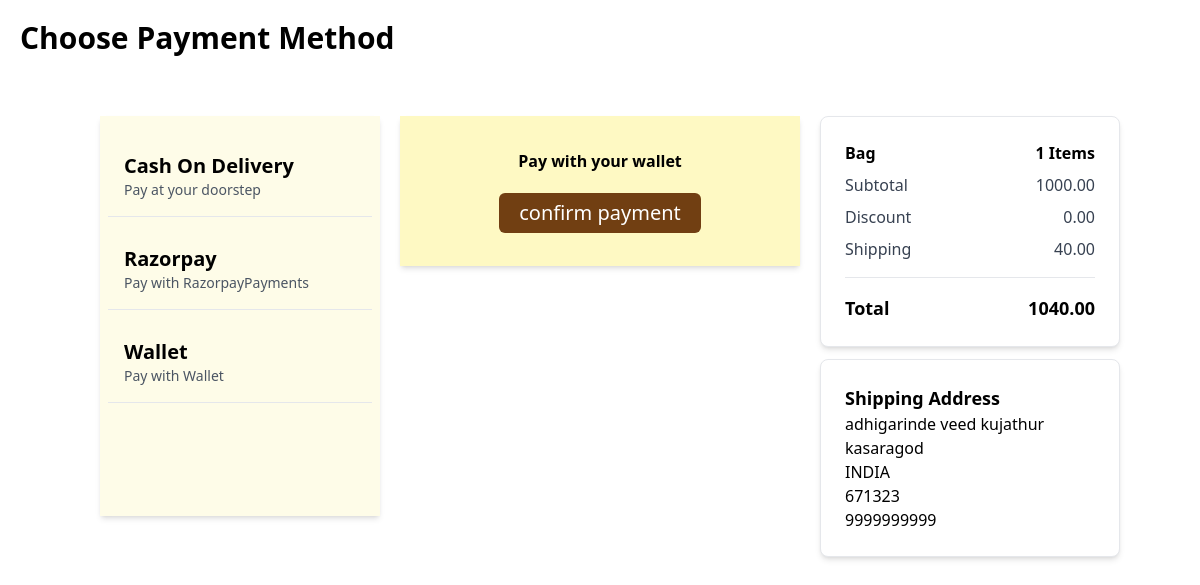
The page /cart/wallet_payment/18/ (signed in) on the database its author committed.
### cart/models.py (models this page shows, shortened)
class Cart(models.Model):
    user = models.OneToOneField(Custom_user, on_delete=models.CASCADE)
    is_paid = models.BooleanField(default=False)
    total=models.DecimalField(max_digits=10,decimal_places=2, default=0)
    discnt=models.DecimalField(max_digits=10,decimal_places=2, default=0)
    total_quantity=models.IntegerField(default=0)
    shipping_charge=models.DecimalField(default=40, decimal_places=2, max_digits=10)
    grand_total=models.DecimalField(max_digits=10,decimal_places=2, default=0)

class Address(models.Model):
    user=models.ForeignKey(Custom_user, on_delete=models.CASCADE, related_name='addresses')
    full_name=models.CharField(max_length=50, null=True, blank=True)
    address=models.TextField(null=True, blank=True)
    city=models.CharField(max_length=50,null=True, blank=True)
    country=models.CharField(max_length=50, null=True, blank=True)
    pincode=models.IntegerField(null=True, blank=True)
    phone_No=models.IntegerField(null=True, blank=True)

### cart/views.py (the view)
# urls.py: path('wallet_payment/<int:id>/',views.wallet_payment, name="wallet_payment"),
@login_required(login_url='login')
def wallet_payment(request,id):
    user=request.user
    address = Address.objects.get(id=id)
    print(address.id)
    cart=Cart.objects.get(user=user)
    return render(request, 'user/walletpayment.html', {'cart': cart, 'address': address})

### templates/user/walletpayment.html (shortened to what this page needs)
{% extends 'payment.html' %}
{% block content %}
<body>
<div class="bg-yellow-100 shadow-md m-5 mt-10 text-center flex flex-col justify-center items-center" style="height: 150px; width: 400px;">
    <form method="post" action="{% url 'paywallet' address.id %}">
        <h5 class="font-semibold">Pay with your wallet </h5>
        <button class="bg-yellow-900 px-5 h-10 rounded-md mt-5 text-xl text-white">confirm payment</button>
    </form>
</div>
{% endblock content %}

### templates/payment.html (shortened to what this page needs)
<!DOCTYPE html>
<html lang="en">
<head>
  <script src="https://cdn.tailwindcss.com"></script>
</head>
<body>
  {% include 'payment_option.html' %}
  {% block content %}
  {% endblock content %}
    <div class="sm:w-1 md:w-1/4 lg:w-1/4 xl:w-1/4 mt-10">
    <div class="bg-white p-6 rounded-lg border shadow-md">
        <div class="mb-2 flex justify-between">
            <h2 class="text-black font-semibold"> Bag</h2>
            <h2 class="text-black font-semibold">{{cart.total_quantity }} Items</h2>
        </div>
        <div class="mb-2 flex justify-between">
            <p class="text-gray-700">Subtotal</p>
            <p class="text-gray-700">{{cart.total}}</p>
        </div>
        <div class="mb-2 flex justify-between">
            <p class="text-gray-700">Discount</p>
            <p class="text-gray-700">{{cart.discnt}}</p>
        </div>
        <div class="flex justify-between">
            <p class="text-gray-700">Shipping</p>
            <p class="text-gray-700">{{cart.shipping_charge}}</p>
        </div>
        <hr class="my-4" />
        <div class="flex justify-between">
            <p class="text-lg font-bold">Total</p>
                <p class=" text-lg font-bold">{{ cart.grand_total}}</p>
            </div>
        </div>
        <div class="bg-white mt-3  p-6 rounded-lg border shadow-md ">
         <div class="text-lg font-semibold">Shipping Address</div>
            <p>{{ address.address }}</p>
            <p>{{ address.city }}</p>
            <p>{{ address.country }}</p>
            <p>{{ address.pincode }}</p>
            <p>{{ address.phone_No }}</p>
        </div>
    </div>
    </div>
    </body>
    </html>

### rows shown on the page
Cart: total_quantity "1", total "1000.00", discnt "0.00", shipping_charge "40.00", grand_total "1040.00"
Address: address "adhigarinde veed kujathur", city "kasaragod", country "INDIA", pincode "671323", phone_No "9999999999"
